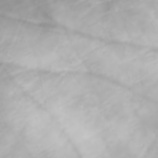
#> input picture ROI_sample.jpg, 158 x 158 px
$ python -i hog.py   (imports and definitions only)
#> lines starting #> are read from the running program, lines starting #| are printed output that depends on the picture
import numpy as np
import matplotlib.pyplot as plt
from skimage import morphology
import numpy as np
import cv2
from skimage import feature
from skimage import exposure


# ============================================================================= #
# Gabor filter
# ============================================================================= #
class Gabor:
    def __init__(self, R, C, n_orientation, scale, flip=False):
        self.R = R
        self.C = C
        self.n_orientation = n_orientation
        self.scale = scale
        self.orientation = np.array(
            [(u * np.pi / n_orientation) for u in range(1, n_orientation + 1)]
        )
        self.gabor_filters_sets = [
            gabor_wavelet(R, C, u, scale, n_orientation, flip)
            for u in range(1, n_orientation + 1)
        ]
        self.flip = flip  # flip filter for left hand

    # filter image through gabor filters
    # [15 lines left out: functions filtering, plot_filters, not called in this run]
                # plt.imshow(np.real(gw), cmap="gray")
        # plt.show()


def gabor_wavelet(rows, cols, orientation, scale, n_orientation, flip):
#> called with rows = 10, cols = 10, orientation = 1, scale = 2, n_orientation = 6, flip = False
    kmax = np.pi / 2  # 1.5707963267948966
    f = np.sqrt(2)  # 1.4142135623730951
    delt2 = (2 * np.pi) ** 2
    k = (kmax / (f**scale)) * np.exp(1j * orientation * np.pi / n_orientation / 2)
    kn2 = np.abs(k) ** 2
    gw = np.zeros((rows, cols), np.complex128)

    for m in range(int(-rows / 2) + 1, int(rows / 2) + 1):
        for n in range(int(-cols / 2) + 1, int(cols / 2) + 1):
            t1 = np.exp(-0.5 * kn2 * (m**2 + n**2) / delt2)
            t2 = np.exp(1j * (np.real(k) * m + np.imag(k) * n))
            t3 = np.exp(-0.5 * delt2)
            gw[int(m + rows / 2 - 1), int(n + cols / 2 - 1)] = (
                (kn2 / delt2) * t1 * (t2 - t3)
            )

    if flip == True:
        gw = np.fliplr(gw)

    return gw


# RGA (gabor filter for right hand)
n_orientation = 6
scale = 2
RGA = Gabor(10, 10, n_orientation, scale)
right_gabor_filters = RGA.gabor_filters_sets
# RGA.plot_filters(3)

# LGA (gabor filter for right hand)
n_orientation = 6
scale = 2
LGA = Gabor(10, 10, n_orientation, scale, flip=True)
#> further down, picture is the input picture: shape (158, 158); min 145, max 198, mean 174.3
left_gabor_filters = LGA.gabor_filters_sets
# LGA.plot_filters(3)


# ============================================================================= #
# Laplacian filter
# ============================================================================= #
def Lo_pass_Gaussian_procwess(img, D0):
#> called with D0 = 40
    rows, cols = img.shape
#> rows = 158; cols = 158
    mask = np.zeros((rows, cols))
    Locx = np.array(list(range(cols)) * rows).reshape([rows, cols])
    Locy = np.transpose((np.array(list(range(rows)) * cols).reshape([cols, rows])))
    D = np.sqrt((Locx - cols / 2) ** 2 + (Locy - rows / 2) ** 2)
    mask = np.exp(-(D**2) / D0**2 / 2)

    f1 = np.fft.fft2(img)
    f1shift = np.fft.fftshift(f1)
    f1shift = f1shift * mask
    f2shift = np.fft.ifftshift(f1shift)
    img_new = np.fft.ifft2(f2shift)
    img_new = np.abs(img_new)

    return img_new


def LOG_preprocess(img, R0=40, ksize=5):
    AfterGaussian = np.uint8(Lo_pass_Gaussian_procwess(img, R0))
    processed = cv2.Laplacian(AfterGaussian, -1, ksize=ksize)
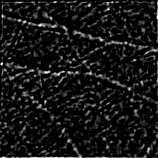
#> processed: shape (158, 158); min 0, max 255, mean 21.5
    img = cv2.equalizeHist(img)
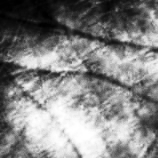
#> img: shape (158, 158); min 0, max 255, mean 132
    return processed


# # ============================================================================= #
# # Extract features
# # ============================================================================= #
# def show_array_img(arr, process):
#     plt.figure(figsize=(12, 8))  # Đặt kích thước cửa sổ
#     for idx, element in enumerate(arr):
#         plt.subplot(
#             3, 4, idx + 1
#         )  # Sắp xếp ảnh trên lưới 3x4 (hoặc thay đổi tuỳ số lượng ảnh)
#         # plt.imshow(element, cmap="gray")  # Hiển thị ảnh ở dạng grayscale
#         plt.title(f"{process} {idx+1}")  # Thêm tiêu đề cho từng ảnh
#         plt.axis("off")  # Tắt trục toạ độ

#     plt.tight_layout()  # Căn chỉnh lưới để không bị chồng lấn
#     # plt.show()


# [95 lines left out: functions Gab, Hog, process_hog, not called in this run]

>>> import cv2
>>> picture = cv2.imread('ROI_sample.jpg', cv2.IMREAD_GRAYSCALE)
>>> result = LOG_preprocess(picture)

$ run again, on lroi_test.jpg
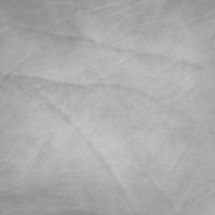
#> input picture lroi_test.jpg, 215 x 215 px
#> picture is the input picture: shape (215, 215); min 137, max 196, mean 170.8
#> in LOG_preprocess, `processed = cv2.Laplacian(AfterGaussian, -1, ksize=ksize)`:
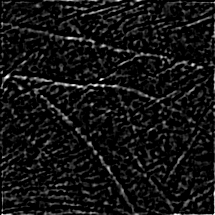
#> processed: shape (215, 215); min 0, max 255, mean 19.6
#> in LOG_preprocess, `img = cv2.equalizeHist(img)`:
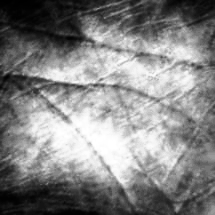
#> img: shape (215, 215); min 0, max 255, mean 131
